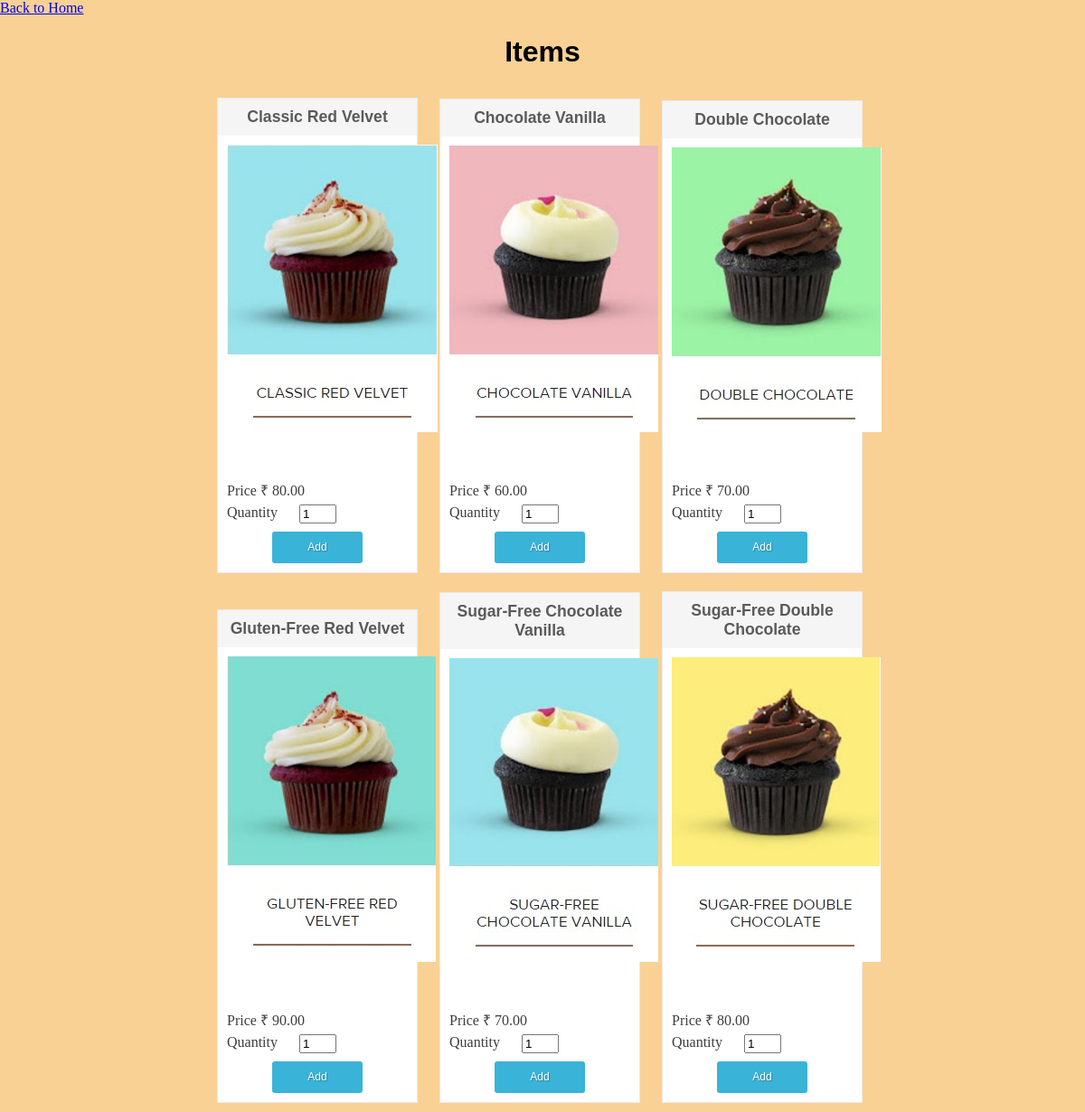
The page / on the database its author committed.
### tables this page shows
CREATE TABLE `products` (
  `id` int(11) NOT NULL,
  `product_code` varchar(60) NOT NULL,
  `product_name` varchar(60) NOT NULL,
  `product_desc` tinytext NOT NULL,
  `product_img_name` varchar(60) NOT NULL,
  `price` decimal(10,2) NOT NULL
);

### config.php (called while the page is built, shortened)
<?php
$currency = '&#8377; ';
?>

### index.php (the view, shortened to what this page needs)
<?php
include_once("config.php");
$current_url = urlencode($url="http://".$_SERVER['HTTP_HOST'].$_SERVER['REQUEST_URI']);
?>
<!DOCTYPE html>
<html>
<head>
<link href="style/style.css" rel="stylesheet" type="text/css">
</head>
<body background="Background.jpg">
<a href="Home Page.php">Back to Home</a>
<h1 align="center">Items </h1>
<?php
$results = $mysqli->query("SELECT product_code, product_name, product_desc, product_img_name, price FROM products ORDER BY id ASC");
if($results){
$products_item = '<ul class="products">';
while($obj = $results->fetch_object())
{
$products_item .= <<<EOT
	<li class="product">
	<form method="post" action="cart_update.php">
	<div class="product-content"><h3>{$obj->product_name}</h3>
	<div class="product-thumb"><img src="images/{$obj->product_img_name}"></div>
	<div class="product-desc">{$obj->product_desc}</div>
	<div class="product-info">
	Price {$currency}{$obj->price}
	<fieldset>
	<label>
		<span>Quantity</span>
		<input type="text" size="2" maxlength="2" name="product_qty" value="1" />
	</label>
	</fieldset>
	<input type="hidden" name="product_code" value="{$obj->product_code}" />
	<input type="hidden" name="type" value="add" />
	<input type="hidden" name="return_url" value="{$current_url}" />
	<div align="center"><button type="submit" class="add_to_cart">Add</button></div>
	</div></div>
	</form>
	</li>
EOT;
}
$products_item .= '</ul>';
echo $products_item;
}
?>
</body>
</html>

### style/style.css (style rules this page uses)
body { margin: 0px; padding: 0px; font-family: Georgia, "Times New Roman", Times, serif; }
h1, h2, h3 { font-family: "Trebuchet MS", Arial, Helvetica, sans-serif; }
ul.products { padding: 0; margin: 0; max-width: 740px; margin-left: auto; margin-right: auto; }
ul.products li { display: inline-block; max-width: 200px; padding: 10px; background-color: #FFFFFF; margin: 10px; border: 1px solid #EAEAEA; color: #3D3D3D; }
ul.products li h3 { margin: -10px -10px 10px -10px; padding: 10px; text-align: center; background-color: #F5F5F5; font-family: "Trebuchet MS", Arial, Helvetica, sans-serif; font-size: 1.1em; color: #5A5A5A; }
ul.products li fieldset { border: none; padding: 5px 5px 5px 0px; margin: 0; }
ul.products li fieldset label { display:block; margin-bottom: 4px; }
ul.products li fieldset label span { width: 80px; float: left; }
button, .button { background-color: #39b3d7; min-width: 100px; border: none; padding: 10px; display: inline-block; text-align: center; cursor: pointer; text-decoration: none; color: #FFF; min-height: 15px; font: 12px/15px Arial, Helvetica, sans-serif; text-shadow: 1px 1px 1px rgba(0, 0, 0, 0.26); border-radius: 3px; }
.product-thumb { text-align:center; }
.product-desc { font-style: italic; font-size: 0.8em; margin-bottom: 4px; height: 40px; overflow: hidden; margin-top: 5px; }

### rows shown on the page
products: product_name "Classic Red Velvet", product_img_name (picture), price "80.00"
products: product_name "Chocolate Vanilla", product_img_name (picture), price "60.00"
products: product_name "Double Chocolate", product_img_name (picture), price "70.00"
products: product_name "Gluten-Free Red Velvet", product_img_name (picture), price "90.00"
products: product_name "Sugar-Free Chocolate Vanilla", product_img_name (picture), price "70.00"
products: product_name "Sugar-Free Double Chocolate", product_img_name (picture), price "80.00"
